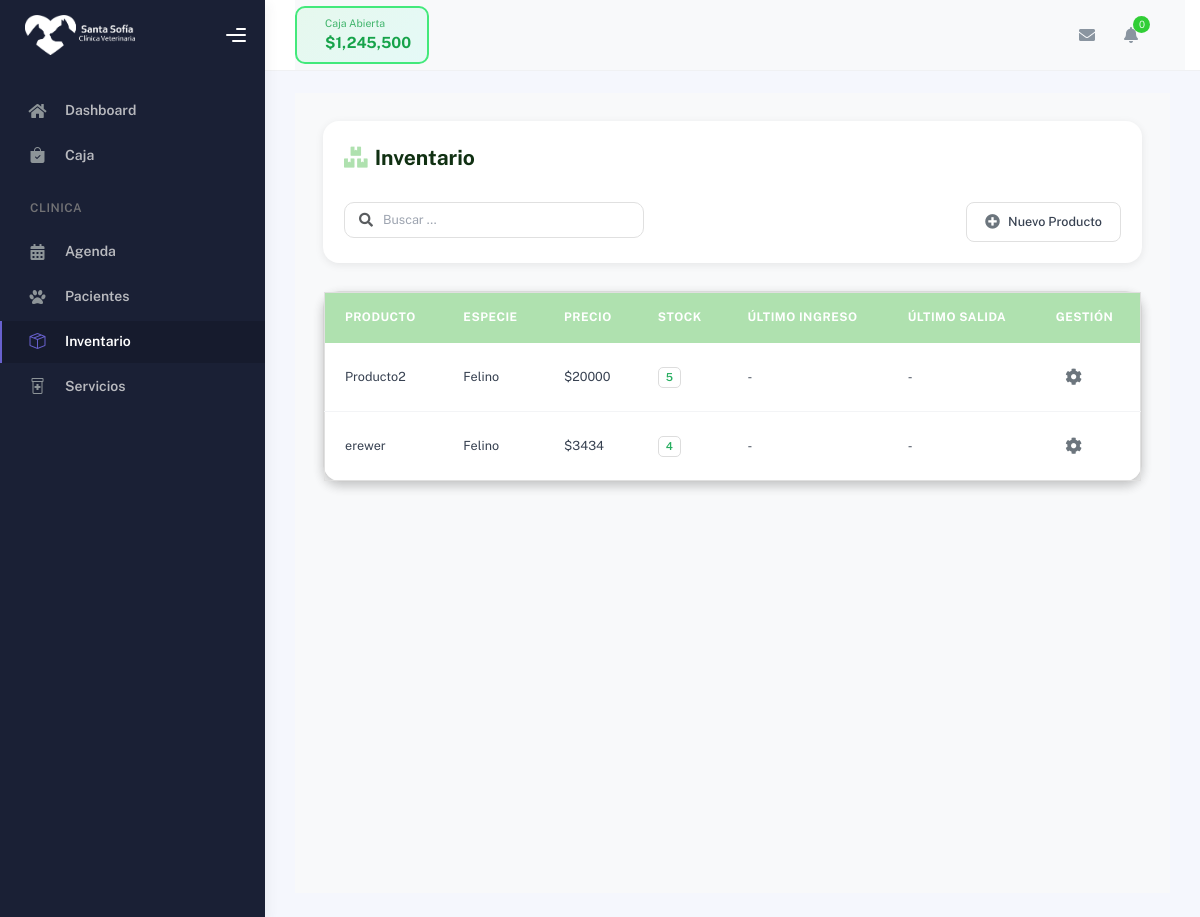
The page /hospital/inventario/ on the database as committed earlier.
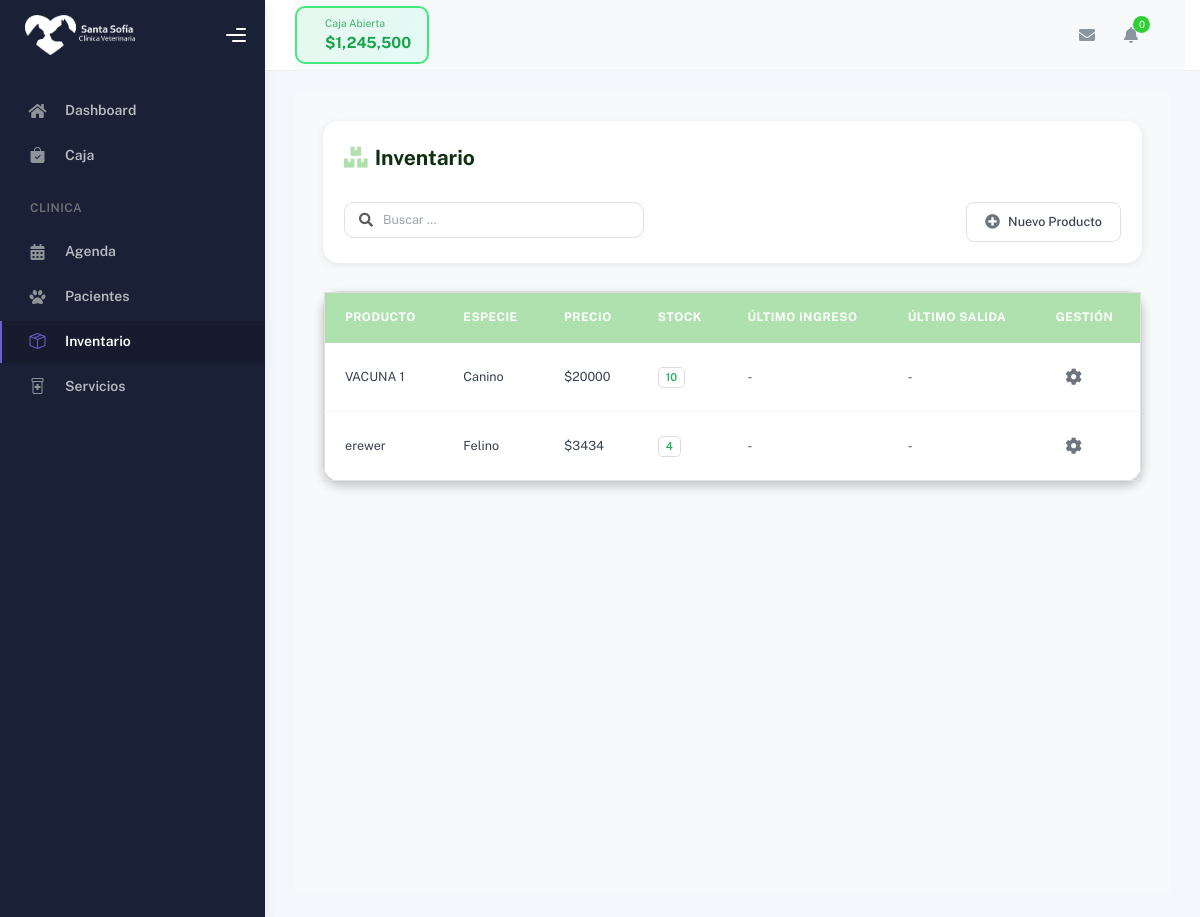
The same page on the database as committed later.
### hospital/models.py (models this page shows, shortened)
class Insumo(models.Model):
    TIPO_MOVIMIENTO_CHOICES = [
        ('entrada', 'Entrada de Stock'),
        ('venta', 'Venta'),
        ('consulta', 'Uso en Consulta'),
        ('hospitalizacion', 'Uso en Hospitalización'),
        ('ajuste_manual', 'Ajuste Manual'),
        ('devolucion', 'Devolución'),
        ('registro_inicial', 'Registro Inicial'),
    ]
    idInventario = models.AutoField(primary_key=True)
    medicamento = models.CharField(max_length=200)
    categoria = models.CharField(max_length=100, blank=True, null=True)
    sku = models.CharField(max_length=100, blank=True, null=True)
    especie = models.CharField(max_length=50, blank=True, null=True)
    descripcion = models.TextField(blank=True, null=True)
    ml_contenedor = models.DecimalField(max_digits=10, decimal_places=2, null=True, blank=True, verbose_name="ML en Contenedor")
    tipo = models.CharField(max_length=50, null=True, blank=True, verbose_name="Tipo de Producto")
    precio_venta = models.FloatField(default=0)
    stock_actual = models.IntegerField(default=0)
    precauciones = models.TextField(blank=True, null=True)
    contraindicaciones = models.TextField(blank=True, null=True)
    efectos_adversos = models.TextField(blank=True, null=True)
    dosis_ml = models.FloatField(blank=True, null=True)
    peso_kg = models.FloatField(blank=True, null=True)
    fecha_creacion = models.DateTimeField(default=timezone.now, verbose_name="Fecha de Registro")
    ultimo_ingreso = models.DateTimeField(null=True, blank=True)
    ultimo_movimiento = models.DateTimeField(null=True, blank=True)
    tipo_ultimo_movimiento = models.CharField(
        max_length=20,
        choices=TIPO_MOVIMIENTO_CHOICES,
        null=True,
        blank=True
    )
    usuario_ultimo_movimiento = models.ForeignKey(
        User,
        on_delete=models.SET_NULL,
        null=True,
        blank=True,
        related_name='movimientos_insumos'
    )
    class Meta:
        db_table = "Insumo"
        ordering = ["medicamento"]

### hospital/views.py (the view)
# urls.py: path('inventario/', views.inventario, name='inventario'),
def inventario(request):
    insumos = Insumo.objects.all()
    return render(request, 'inventario/inventario.html', {'insumos': insumos})

### hospital/templates/inventario/inventario.html (shortened to what this page needs)
{% extends "partials/base_table.html" %}
{% load static %}
{% block extra_css %}
<link rel="stylesheet" href="{% static 'css/style_inventario.css' %}" type="text/css" media="all">
{% endblock %}
{% block table_title %}
<i class="fas fa-boxes"></i> Inventario
{% endblock %}
{% block table_buttons %}
<button type="button" onclick="abrirModalNuevoProducto()">
    <i class="fas fa-plus-circle"></i> Nuevo Producto
</button>
{% endblock %}
{% block table_columns %}
<th>Producto</th>
<th>Especie</th>
<th>Precio</th>
<th>Stock</th>
<th>Último Ingreso</th>
<th>Último Salida</th>
<th>Gestión</th>
{% endblock %}
{% block table_rows %}
{% for insumo in insumos %}
<tr data-id="{{ insumo.idInventario }}"
    data-especie="{{ insumo.especie|default_if_none:'' }}"
    data-tipo="{{ insumo.tipo|default_if_none:'' }}"
    data-stock="ok"
    data-dosis-ml="{{ insumo.dosis_ml|default_if_none:'' }}"
    data-peso-kg="{{ insumo.peso_kg|default_if_none:'' }}"
    data-ml-contenedor="{{ insumo.ml_contenedor|default_if_none:'' }}">
    <td>{{ insumo.medicamento }}</td>
    <td>{{ insumo.especie }}</td>
    <td>${{ insumo.precio_venta|floatformat:0 }}</td>
    <td><span class="badge stock-ok">{{ insumo.stock_actual }}</span></td>
    <td>-</td>
    <td>-</td>
    <td>
        <div class="manage-wheel">
            <button type="button" onclick="toggleWheel(this)">
                <i class="fas fa-cog"></i>
            </button>
        </div>
    </td>
</tr>
{% empty %}
<tr>
    <td colspan="7">No hay productos en inventario.</td>
</tr>
{% endfor %}
{% endblock %}

Rows that differ between the two databases and show on the page:
changed Insumo: medicamento "Producto2" → "VACUNA 1"; especie "Felino" → "Canino"; stock_actual "5" → "10"
